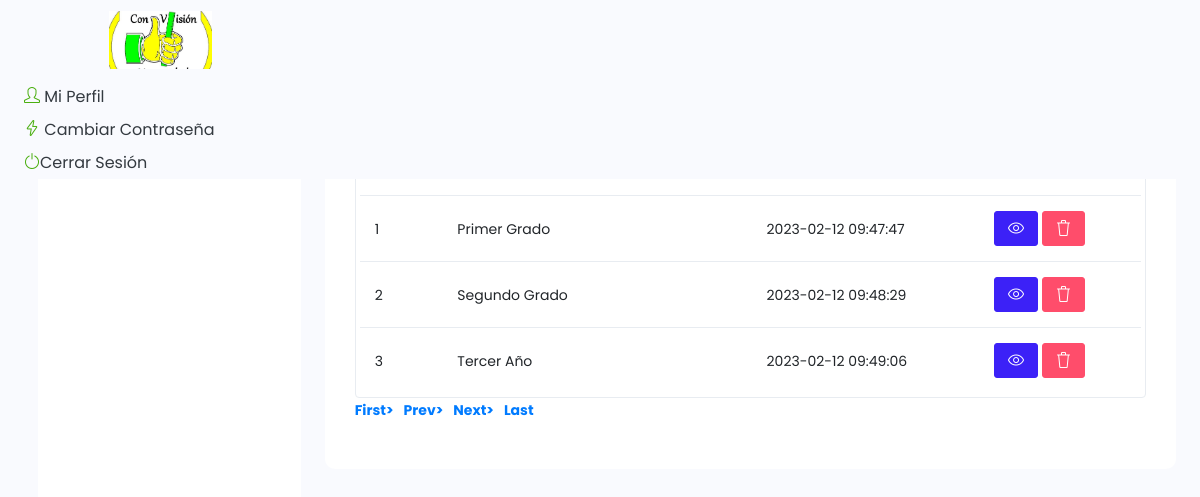
Screenshot of /Noticias/gestion-estudiantes-master/student/manage-class.php (signed in) with the database file from the repository.
### tables this page shows
CREATE TABLE `tblclass` (
  `ID` int(5) NOT NULL,
  `ClassName` varchar(50) DEFAULT NULL,
  `Section` varchar(20) DEFAULT NULL,
  `CreationDate` timestamp NULL DEFAULT current_timestamp()
);

### Noticias/gestion-estudiantes-master/student/manage-class.php (the view, shortened to what this page needs)
<?php
include('includes/dbconnection.php');
if (strlen($_SESSION['sturecmsaid'] == 0)) {
  header('location:logout.php');
} else {
?>
  <?php include_once('includes/header.php'); ?>
  <div class="container-fluid page-body-wrapper">
    <?php include_once('includes/sidebar.php'); ?>
    <div class="main-panel">
      <div class="content-wrapper">
        <div class="page-header">
          <h3 class="page-title"> Gestionar Año </h3>
          <nav aria-label="breadcrumb">
            <ol class="breadcrumb">
              <li class="breadcrumb-item"><a href="dashboard.php">Dashboard</a></li>
              <li class="breadcrumb-item active" aria-current="page"> Gestionar Año</li>
            </ol>
          </nav>
        </div>
        <div class="row">
          <div class="col-md-12 grid-margin stretch-card">
            <div class="card">
              <div class="card-body">
                <div class="d-sm-flex align-items-center mb-4">
                  <h4 class="card-title mb-sm-0"> Gestionar Año</h4>
                  <a href="#" class="text-dark ml-auto mb-3 mb-sm-0"> Ver todos los años</a>
                </div>
                <div class="table-responsive border rounded p-1">
                  <table class="table">
                    <thead>
                      <tr>
                        <th class="font-weight-bold">S.No</th>
                        <th class="font-weight-bold">Nombre del Año</th>
                        <th class="font-weight-bold">Sección</th>
                        <th class="font-weight-bold">Fecha de Creación</th>
                        <th class="font-weight-bold">Acción</th>
                      </tr>
                    </thead>
                    <tbody>
                      <?php
                      if (isset($_GET['pageno'])) {
                        $pageno = $_GET['pageno'];
                      } else {
                        $pageno = 1;
                      }
                      $no_of_records_per_page = 15;
                      $offset = ($pageno - 1) * $no_of_records_per_page;
                      $ret = "SELECT ID FROM tblclass";
                      $query1 = $dbh->prepare($ret);
                      $query1->execute();
                      $total_rows = $query1->rowCount();
                      $total_pages = ceil($total_rows / $no_of_records_per_page);
                      $sql = "SELECT * from tblclass LIMIT $offset, $no_of_records_per_page";
                      $query = $dbh->prepare($sql);
                      $query->execute();
                      $results = $query->fetchAll(PDO::FETCH_OBJ);
                      $cnt = 1;
                      if ($query->rowCount() > 0) {
                        foreach ($results as $row) {               ?>
                          <tr>
                            <td><?php echo htmlentities($cnt); ?></td>
                            <td><?php echo htmlentities($row->ClassName); ?></td>
                            <td><?php echo htmlentities($row->Sección); ?></td>
                            <td><?php echo htmlentities($row->CreationDate); ?></td>
                            <td>
                              <a href="edit-class-detail.php?editid=<?php echo htmlentities($row->ID); ?>" class="btn btn-primary btn-sm"><i class="icon-eye"></i></a>
                              <a href="manage-class.php?delid=<?php echo ($row->ID); ?>" onclick="return confirm('Deseas eliminar este registro?');" class="btn btn-danger btn-sm"> <i class="icon-trash"></i></a>
                            </td>
                          </tr><?php $cnt = $cnt + 1;
                              }
                            } ?>
                    </tbody>
                  </table>
                </div>
                <div align="left">
                  <ul class="pagination">
                    <li><a href="?pageno=1"><strong>First></strong></a></li>
                    <li class="<?php if ($pageno <= 1) {
                                  echo 'disabled';
                                } ?>">
                      <a href="<?php if ($pageno <= 1) {
                                  echo '#';
                                } else {
                                  echo "?pageno=" . ($pageno - 1);
                                } ?>"><strong style="padding-left: 10px">Prev></strong></a>
                    </li>
                    <li class="<?php if ($pageno >= $total_pages) {
                                  echo 'disabled';
                                } ?>">
                      <a href="<?php if ($pageno >= $total_pages) {
                                  echo '#';
                                } else {
                                  echo "?pageno=" . ($pageno + 1);
                                } ?>"><strong style="padding-left: 10px">Next></strong></a>
                    </li>
                    <li><a href="?pageno=<?php echo $total_pages; ?>"><strong style="padding-left: 10px">Last</strong></a></li>
                  </ul>
                </div>
              </div>
            </div>
          </div>
        </div>
      </div>
      <?php include_once('includes/footer.php'); ?>
<?php }  ?>

### rows the page displays
tblclass: ClassName "Primer Grado", CreationDate "2023-02-12 09:47:47"
tblclass: ClassName "Segundo Grado", CreationDate "2023-02-12 09:48:29"
tblclass: ClassName "Tercer Año", CreationDate "2023-02-12 09:49:06"
